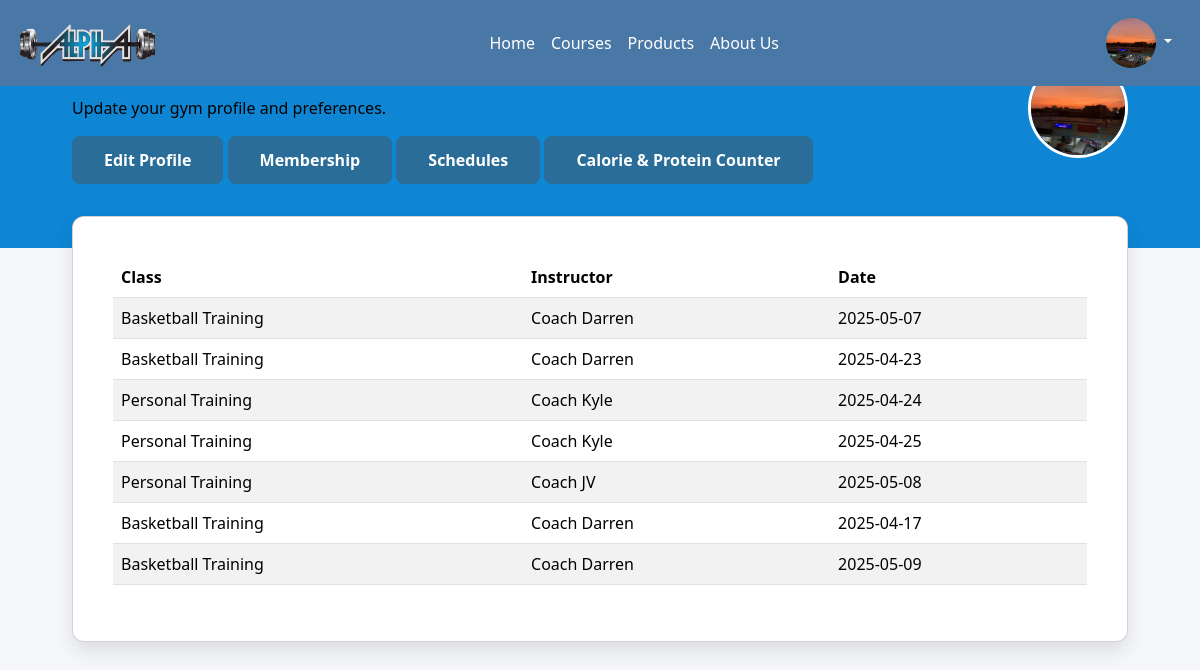
Screenshot of /member/schedules.php (signed in) with the database file from the repository.
### tables this page shows
CREATE TABLE `user` (
  `user_id` int(11) NOT NULL,
  `Fname` varchar(255) NOT NULL,
  `Lname` varchar(255) NOT NULL,
  `email` varchar(100) NOT NULL,
  `address` varchar(255) NOT NULL,
  `password` varchar(255) NOT NULL,
  `contact` bigint(12) NOT NULL,
  `role` enum('admin','user','member') NOT NULL DEFAULT 'user',
  `image` varchar(100) NOT NULL,
  `status` varchar(50) NOT NULL,
  `code` mediumint(11) NOT NULL,
  `membership_id` int(11) DEFAULT NULL,
  `points` varchar(1000) NOT NULL,
  `SerialCard` varchar(25) NOT NULL,
  `DateRegistered` date NOT NULL,
  `CardExpiration` date NOT NULL,
  `role_updated_at` timestamp NOT NULL DEFAULT current_timestamp() ON UPDATE current_timestamp()
);

CREATE TABLE `bookings` (
  `Booking_id` int(11) NOT NULL,
  `fullname` varchar(100) NOT NULL,
  `email` varchar(100) NOT NULL,
  `contact` varchar(20) NOT NULL,
  `date` date DEFAULT NULL,
  `training` varchar(50) NOT NULL,
  `coach` varchar(50) NOT NULL,
  `session` varchar(50) NOT NULL,
  `price` varchar(255) NOT NULL,
  `paymentStatus` varchar(50) NOT NULL,
  `paymentMode` varchar(50) NOT NULL,
  `transactionID` varchar(100) NOT NULL,
  `status` varchar(20) NOT NULL
);

### member/schedules.php (the view, shortened to what this page needs)
<?php
include("navbar.php");
include("../login/controller.php");
$email = $_SESSION['email'];
$user_id = $_SESSION['user_id'];
$select = mysqli_query($conn, "SELECT * FROM `user` WHERE user_id = '$user_id'") or die('Query failed');
if (mysqli_num_rows($select) > 0) {
    $fetch = mysqli_fetch_assoc($select);
} else {
    die("User not found in database.");
}
?>
    <!DOCTYPE html>
<html lang="en">
<head>
    <link href="https://cdnjs.cloudflare.com/ajax/libs/font-awesome/6.0.0-beta3/css/all.min.css" rel="stylesheet">
</head>
<body>
<section class="profile-section">
    <div class="header">
        <div class="container">
            <div class="header-content">
                <div class="header-text">
                  <h1>Welcome, <?php echo $fetch['Fname'] . " " . $fetch['Lname']; ?></h1>
                    <p>Update your gym profile and preferences.</p>
                    <button id="editProfileBtn">Edit Profile</button>  <button  id="membership">Membership</button>  <button  id="schedules">Schedules</button> <button  id="counter">Calorie & Protein Counter</button>
                </div>
                <div class="avatar-container">
    <?php
    $select = mysqli_query($conn, "SELECT * FROM `user` WHERE user_id = '$user_id'") or die('Query failed');
    if (mysqli_num_rows($select) > 0) {
        $fetch = mysqli_fetch_assoc($select);
    }
    if (!empty($fetch['image'])) {
        echo '<img class="avatar" src="../images/' . $fetch['image'] . '" alt="Profile Picture">';
    } else {
        echo '<img class="avatar" src="../pictures/userlogo.png" alt="Default Profile Picture">';
    }
    ?>
</div>
            </div>
        </div>
    </div>
    <div class="content">
        <div class="container">
            <div class="card">
              <div class="card-body">
  <table class="table table-striped">
      <thead>
          <tr>
              <th>Class</th>
              <th>Instructor</th>
              <th>Date</th>
          </tr>
      </thead>
      <tbody>
          <?php
          $schedule_query = mysqli_query($conn, "SELECT * FROM bookings WHERE email = '$email'");
          if (mysqli_num_rows($schedule_query) > 0) {
              while ($row = mysqli_fetch_assoc($schedule_query)) {
                  echo "<tr>";
                  echo "<td>" . $row['training'] . "</td>";
                  echo "<td>" . $row['coach'] . "</td>";
                  echo "<td>" . $row['date'] . "</td>";
                  echo "</tr>";
              }
          } else {
              echo "<tr><td colspan='5' class='text-center'>No schedules found</td></tr>";
          }
          ?>
      </tbody>
  </table>
</div>
            </div>
        </div>
    </div>
</section>
  </body>
</html>

### member/navbar.php (shortened to what this page needs)
<?php
include "../database/connection.php";
$user_id = $_SESSION['user_id'] ?? null;
?>
<!DOCTYPE html>
<html lang="en">
<head>
    <link href="https://cdn.jsdelivr.net/npm/bootstrap@5.3.3/dist/css/bootstrap.min.css" rel="stylesheet">
    <link rel="stylesheet" href="../member/navbar.css">
    <link rel="stylesheet" href="https://cdnjs.cloudflare.com/ajax/libs/font-awesome/6.0.0/css/all.min.css">
</head>
<body>
    <nav class="navbar navbar-expand-lg">
        <a class="navbar-brand d-flex align-items-center" href="#">
            <img src="../pictures/alphalogonew.png" alt="Logo">
        </a>
        <div class="collapse navbar-collapse justify-content-center" id="navbarNav">
    <div class="d-flex justify-content-center w-100">
        <ul class="navbar-nav align-items-center">
            <li class="nav-item"><a class="nav-link" href="../member/index.php">Home</a></li>
            <li class="nav-item"><a class="nav-link" href="../member/index.php#courses">Courses</a></li>
            <li class="nav-item"><a class="nav-link" href="../member/index.php#products">Products</a></li>
            <li class="nav-item"><a class="nav-link" href="../member/aboutus.php">About Us</a></li>
        </ul>
    </div>
    <ul class="navbar-nav ms-auto">
        <li class="nav-item dropdown">
            <a class="nav-link dropdown-toggle" href="#" id="userDropdown" role="button" data-bs-toggle="dropdown">
                <?php
                $select = mysqli_query($conn, "SELECT image FROM `user` WHERE user_id = '$user_id'") or die('Query failed');
                if (mysqli_num_rows($select) > 0) {
                    $fetch = mysqli_fetch_assoc($select);
                }
                if (!empty($fetch['image'])) {
                    echo '<img class="rounded-circle" src="../images/' . $fetch['image'] . '" alt="Profile Picture" width="50" height="50">';
                } else {
                    echo '<img class="rounded-circle" src="../pictures/userlogo.png" alt="Default Profile Picture" width="50" height="50">';
                }
                ?>
            </a>
        </li>
    </ul>
</div>
    </nav>
</body>
</html>

### member/navbar.css (style rules this page uses)
.navbar { background-color: #4a78a6 !important; padding: 10px 20px; transition: background-color 0.3s ease-in-out; }
.navbar .navbar-brand img { max-height: 50px; }
.navbar { position: fixed; width: 100%; top: 0; left: 0; transition: transform 0.3s ease-in-out, background-color 0.3s ease-in-out, box-shadow 0.3s ease-in-out; z-index: 1000; background: transparent; }
.navbar-nav .nav-link { color: white !important; font-weight: 500; transition: color 0.3s ease; }

### member/schedules.php (style rules this page uses)
:root { --primary-color: #1c4966; --secondary-color: #296d98; --background-color: #f5f7fa; --text-color: #333; --card-background: #ffffff; }
* { margin: 0; padding: 0; box-sizing: border-box; }
body { background-color: var(--background-color); color: var(--text-color); }
.profile-section { min-height: 100vh; display: flex; flex-direction: column; }
.header { background: #0E86D4; color: black; padding: 2rem 0 4rem; display: flex; justify-content: space-between; align-items: center; }
.container { width: 90%; max-width: 1200px; margin: 0 auto; }
.header-content { display: flex; justify-content: space-between; align-items: center; flex-wrap: wrap; }
.header-text { flex: 1; min-width: 200px; }
.avatar-container { width: 100px; height: 100px; }
.avatar { width: 100%; height: 100%; border-radius: 50%; border: 3px solid white; object-fit: cover; }
h1 { font-size: 2.5rem; margin-bottom: 1rem; }
.content { margin-top: -2rem; padding-bottom: 2rem; }
.card { background-color: var(--card-background); border-radius: 12px; box-shadow: 0 10px 20px rgba(0, 0, 0, 0.1); padding: 1.5rem; margin-bottom: 2rem; }
button { display: inline-block; padding: 0.75rem 2rem; background-color: var(--secondary-color); color: white; border-radius: 8px; font-weight: 600; cursor: pointer; border: none; }

### rows the page displays
user: image (picture)
bookings: training "Basketball Training", coach "Coach Darren", date "2025-05-07"
bookings: training "Basketball Training", coach "Coach Darren", date "2025-04-23"
bookings: training "Personal Training", coach "Coach Kyle", date "2025-04-24"
bookings: training "Personal Training", coach "Coach Kyle", date "2025-04-25"
bookings: training "Personal Training", coach "Coach JV", date "2025-05-08"
bookings: training "Basketball Training", coach "Coach Darren", date "2025-04-17"
bookings: training "Basketball Training", coach "Coach Darren", date "2025-05-09"
